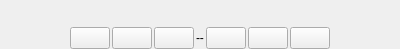
<?xml version='1.0' encoding='utf-8'?>
<ui version="4.0">
 <class>CaptureHistoryNavigation</class>
 <widget class="QWidget" name="CaptureHistoryNavigation">
  <property name="geometry">
   <rect>
    <x>0</x>
    <y>0</y>
    <width>400</width>
    <height>49</height>
   </rect>
  </property>
  <property name="windowTitle">
   <string />
  </property>
  <layout class="QVBoxLayout" name="verticalLayout" stretch="0,0">
   <property name="spacing">
    <number>2</number>
   </property>
   <property name="leftMargin">
    <number>0</number>
   </property>
   <property name="topMargin">
    <number>0</number>
   </property>
   <property name="rightMargin">
    <number>0</number>
   </property>
   <property name="bottomMargin">
    <number>0</number>
   </property>
   <item>
    <widget class="QLabel" name="filenameValue">
     <property name="font">
      <font>
       <pointsize>8</pointsize>
      </font>
     </property>
     <property name="text">
      <string>&lt;Filename&gt;</string>
     </property>
    </widget>
   </item>
   <item>
    <layout class="QHBoxLayout" name="horizontalLayout_4">
     <item>
      <spacer name="horizontalSpacer_3">
       <property name="orientation">
        <enum>Qt::Horizontal</enum>
       </property>
       <property name="sizeHint" stdset="0">
        <size>
         <width>3</width>
         <height>10</height>
        </size>
       </property>
      </spacer>
     </item>
     <item>
      <widget class="QPushButton" name="historyPreviousRunB">
       <property name="toolTip">
        <string>Previous autofocus run</string>
       </property>
       <property name="text">
        <string />
       </property>
       <property name="icon">
        <iconset theme="media-skip-backward">
         <normaloff>.</normaloff>.</iconset>
       </property>
       <property name="iconSize">
        <size>
         <width>20</width>
         <height>20</height>
        </size>
       </property>
      </widget>
     </item>
     <item>
      <widget class="QPushButton" name="historyFirstB">
       <property name="toolTip">
        <string>First focusing frame</string>
       </property>
       <property name="text">
        <string />
       </property>
       <property name="icon">
        <iconset theme="media-seek-backward">
         <normaloff>.</normaloff>.</iconset>
       </property>
       <property name="iconSize">
        <size>
         <width>20</width>
         <height>20</height>
        </size>
       </property>
      </widget>
     </item>
     <item>
      <widget class="QPushButton" name="historyBackwardB">
       <property name="toolTip">
        <string>Previous focusing frame</string>
       </property>
       <property name="text">
        <string />
       </property>
       <property name="icon">
        <iconset theme="go-previous">
         <normaloff>.</normaloff>.</iconset>
       </property>
       <property name="iconSize">
        <size>
         <width>20</width>
         <height>20</height>
        </size>
       </property>
      </widget>
     </item>
     <item>
      <widget class="QLabel" name="iterOut">
       <property name="toolTip">
        <string>&lt;html&gt;&lt;body&gt;&lt;p&gt;Focuser iteration.&lt;/p&gt;&lt;/body&gt;&lt;/html&gt;</string>
       </property>
       <property name="text">
        <string>--</string>
       </property>
      </widget>
     </item>
     <item>
      <widget class="QPushButton" name="historyForwardB">
       <property name="toolTip">
        <string>Next focusing frame</string>
       </property>
       <property name="text">
        <string />
       </property>
       <property name="icon">
        <iconset theme="go-next">
         <normaloff>.</normaloff>.</iconset>
       </property>
       <property name="iconSize">
        <size>
         <width>20</width>
         <height>20</height>
        </size>
       </property>
      </widget>
     </item>
     <item>
      <widget class="QPushButton" name="historyLastB">
       <property name="toolTip">
        <string>Last focusing frame</string>
       </property>
       <property name="text">
        <string />
       </property>
       <property name="icon">
        <iconset theme="media-seek-forward">
         <normaloff>.</normaloff>.</iconset>
       </property>
       <property name="iconSize">
        <size>
         <width>20</width>
         <height>20</height>
        </size>
       </property>
      </widget>
     </item>
     <item>
      <widget class="QPushButton" name="historyNextRunB">
       <property name="toolTip">
        <string>Next autofocus run</string>
       </property>
       <property name="text">
        <string />
       </property>
       <property name="icon">
        <iconset theme="media-skip-forward">
         <normaloff>.</normaloff>.</iconset>
       </property>
       <property name="iconSize">
        <size>
         <width>20</width>
         <height>20</height>
        </size>
       </property>
      </widget>
     </item>
     <item>
      <spacer name="horizontalSpacer_4">
       <property name="orientation">
        <enum>Qt::Horizontal</enum>
       </property>
       <property name="sizeHint" stdset="0">
        <size>
         <width>3</width>
         <height>10</height>
        </size>
       </property>
      </spacer>
     </item>
    </layout>
   </item>
  </layout>
 </widget>
 <resources />
 <connections />
</ui>
